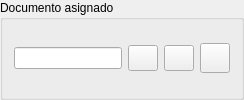
      <widget class="QGroupBox" name="groupBox_3">
       <property name="title">
        <string>Documento asignado</string>
       </property>
       <layout class="QVBoxLayout" name="verticalLayout_2">
        <item>
         <layout class="QHBoxLayout" name="horizontalLayout_6">
          <item>
           <widget class="QLineEdit" name="docasignadolineEdit">
            <property name="readOnly">
             <bool>true</bool>
            </property>
           </widget>
          </item>
          <item>
           <widget class="QPushButton" name="visdocdefpushButton">
            <property name="minimumSize">
             <size>
              <width>30</width>
              <height>26</height>
             </size>
            </property>
            <property name="maximumSize">
             <size>
              <width>30</width>
              <height>26</height>
             </size>
            </property>
            <property name="toolTip">
             <string>Visualizar documento</string>
            </property>
            <property name="text">
             <string/>
            </property>
            <property name="icon">
             <iconset resource="keme.qrc">
              <normaloff>:/iconos/graf/viewer.xpm</normaloff>:/iconos/graf/viewer.xpm</iconset>
            </property>
            <property name="autoDefault">
             <bool>false</bool>
            </property>
           </widget>
          </item>
          <item>
           <widget class="QPushButton" name="impriasigpushButton">
            <property name="minimumSize">
             <size>
              <width>30</width>
              <height>26</height>
             </size>
            </property>
            <property name="maximumSize">
             <size>
              <width>30</width>
              <height>26</height>
             </size>
            </property>
            <property name="toolTip">
             <string>Visualizar documento</string>
            </property>
            <property name="text">
             <string/>
            </property>
            <property name="icon">
             <iconset resource="keme.qrc">
              <normaloff>:/iconos/graf/printer.png</normaloff>:/iconos/graf/printer.png</iconset>
            </property>
            <property name="autoDefault">
             <bool>false</bool>
            </property>
           </widget>
          </item>
          <item>
           <widget class="QPushButton" name="borravisdocpushButton">
            <property name="maximumSize">
             <size>
              <width>30</width>
              <height>30</height>
             </size>
            </property>
            <property name="toolTip">
             <string>Borrar documento asignado</string>
            </property>
            <property name="text">
             <string/>
            </property>
            <property name="icon">
             <iconset resource="keme.qrc">
              <normaloff>:/iconos/graf/borraelem.png</normaloff>:/iconos/graf/borraelem.png</iconset>
            </property>
            <property name="shortcut">
             <string>Alt+L</string>
            </property>
            <property name="autoDefault">
             <bool>false</bool>
            </property>
           </widget>
          </item>
         </layout>
        </item>
       </layout>
      </widget>
